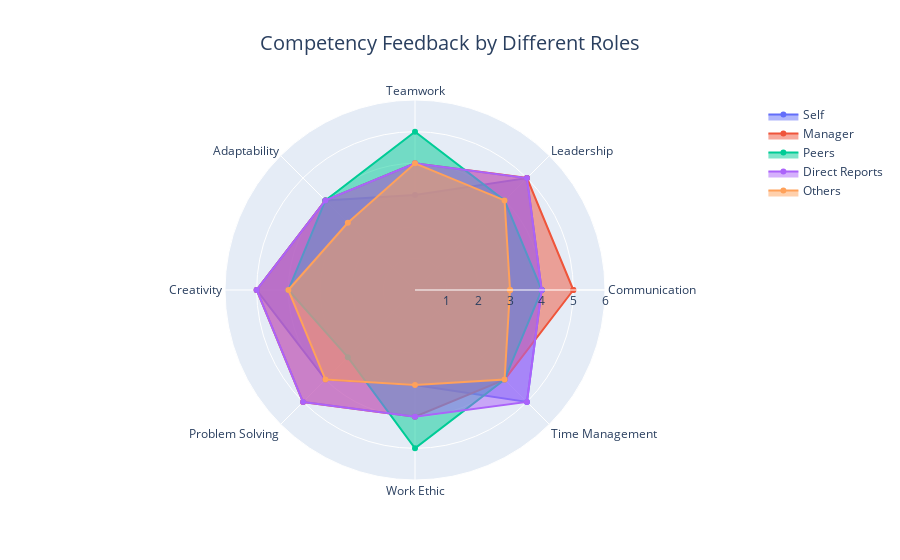

The code cell stored with this chart in its notebook:
### Code cell
# Create radar chart using Plotly
fig = go.Figure()

fig.add_trace(go.Scatterpolar(r=self_scores, theta=categories, fill='toself', name='Self'))
fig.add_trace(go.Scatterpolar(r=manager_scores, theta=categories, fill='toself', name='Manager'))
fig.add_trace(go.Scatterpolar(r=peers_scores, theta=categories, fill='toself', name='Peers'))
fig.add_trace(go.Scatterpolar(r=direct_reports_scores, theta=categories, fill='toself', name='Direct Reports'))
fig.add_trace(go.Scatterpolar(r=others_scores, theta=categories, fill='toself', name='Others'))

# Customizing layout
fig.update_layout(
    polar=dict(
        radialaxis=dict(visible=True, range=[0, 6], tickvals=[1, 2, 3, 4, 5, 6]),
    ),
    title=dict(
        text="Competency Feedback by Different Roles",
        x=0.5,  # Center the title
        xanchor="center",
        font=dict(size=20)
    ),
    showlegend=True
)

### Figure 1 — Plotly figure (JSON) as saved in the notebook; plotly's stock layout.template omitted (floating-point values rounded to 4 significant figures)
{"data": [{"fill": "toself", "name": "Self", "r": [4, 5, 3, 4, 5, 4, 3, 5, 4], "theta": ["Communication", "Leadership", "Teamwork", "Adaptability", "Creativity", "Problem Solving", "Work Ethic", "Time Management", "Communication"], "type": "scatterpolar"}, {"fill": "toself", "name": "Manager", "r": [5, 5, 4, 4, 5, 5, 4, 4, 5], "theta": ["Communication", "Leadership", "Teamwork", "Adaptability", "Creativity", "Problem Solving", "Work Ethic", "Time Management", "Communication"], "type": "scatterpolar"}, {"fill": "toself", "name": "Peers", "r": [4, 4, 5, 4, 4, 3, 5, 4, 4], "theta": ["Communication", "Leadership", "Teamwork", "Adaptability", "Creativity", "Problem Solving", "Work Ethic", "Time Management", "Communication"], "type": "scatterpolar"}, {"fill": "toself", "name": "Direct Reports", "r": [4, 5, 4, 4, 5, 5, 4, 5, 4], "theta": ["Communication", "Leadership", "Teamwork", "Adaptability", "Creativity", "Problem Solving", "Work Ethic", "Time Management", "Communication"], "type": "scatterpolar"}, {"fill": "toself", "name": "Others", "r": [3, 4, 4, 3, 4, 4, 3, 4, 3], "theta": ["Communication", "Leadership", "Teamwork", "Adaptability", "Creativity", "Problem Solving", "Work Ethic", "Time Management", "Communication"], "type": "scatterpolar"}], "layout": {"autosize": true, "polar": {"angularaxis": {"type": "category"}, "radialaxis": {"autorange": false, "range": [0, 6], "tickvals": [1, 2, 3, 4, 5, 6], "type": "linear", "visible": true}}, "showlegend": true, "title": {"font": {"size": 20}, "text": "Competency Feedback by Different Roles", "x": 0.5, "xanchor": "center"}}}
